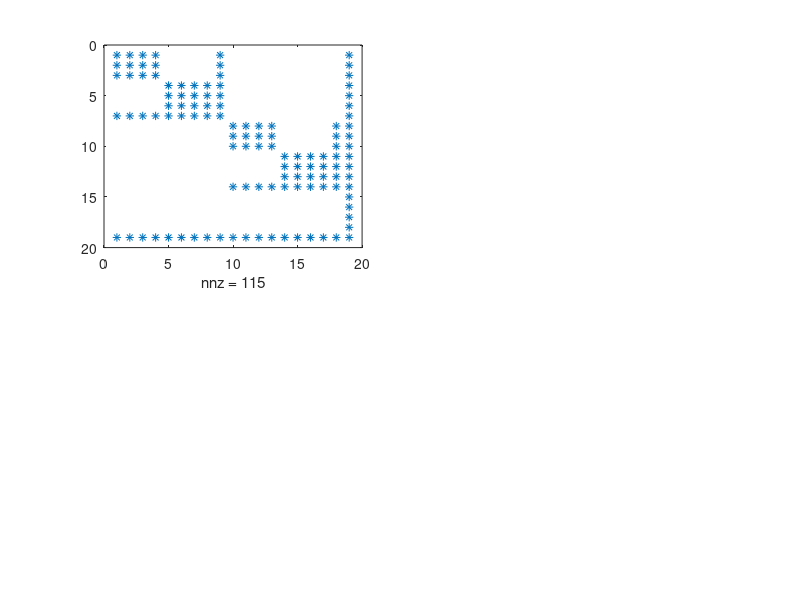

The MATLAB source for this figure:
% spparms('umfpack', 0);
% spparms('umfpack', 1);

% setup example matrix:

J = ones(3,4);
J = blkdiag(J,J);
J = [J; 2*ones(1,8)];
J = [J 3*ones(7,1)];
J = blkdiag(J,J);
J = [J; zeros(4,18); 4*ones(1,18)];
J = [J 5*ones(19,1)];
J = sparse(J);
[rows cols vals] = find(J);
subplot(2,2,1);
spy(J)

rblocks = [1 3; 4 6;  8 10; 11 13; 15 18];
cblocks = [1 4; 5 8; 10 13; 14 17];
rlist   = [7 14 19];
clist   = [9 18 19];

N         = length(rlist);
new_nrows = N*size(rblocks,1)-1;

for i = 1:size(rblocks,1)-1;
	
end


idx = zeros(size(rows));

for r=rlist
	idx = idx | rows==r;
end
for c=clist
	idx = idx | cols==c;
end


% load('jac_po', 'J', 'b', 'x');

% tic; J\b; toc
% tic; [L,U,P,Q,R] = lu(J); toc
% tic; [L,U,P,Q]   = lu(J); toc
